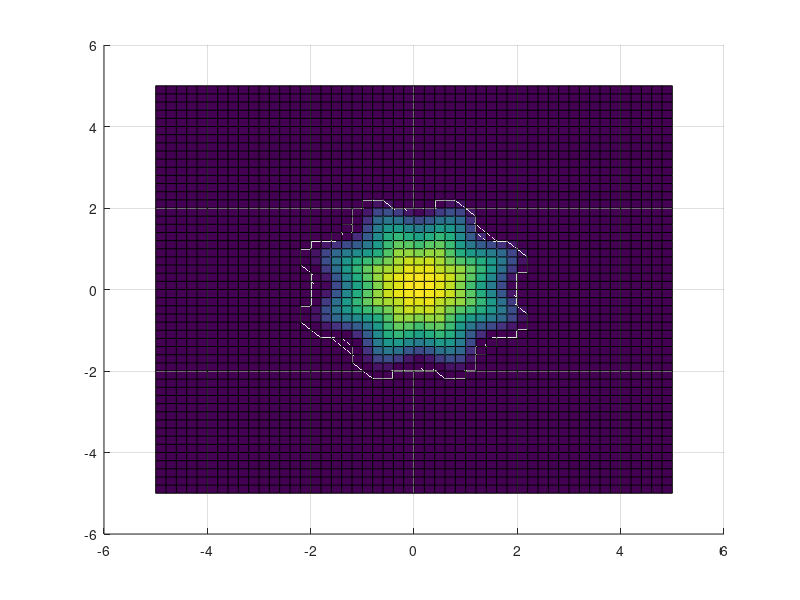

The MATLAB script that drew this image: (Note: this script raises an error after producing the figure.)
%% 
% Solving the reaction-diffusion systems in the paper directly instead of decoupling 
% the two eqns
% 
% Bcs: Neumann + Neumann

clc;clear;
close;
filename='final_lambda40_l8.gif'; %record evolution


% Parameters
lm = -5; lp = 5;   % Length of the domain 
t0 = 0;      % Initial time
T = 2000;                % Final time      
Mx = 51;       My = 51;      
%N = 101;     % Number of grid points
dx = (lp-lm)/(Mx-1);  % Spatial step size dx 
dy = (lp-lm)/(My-1);  % Spatial step size dy 
dt = 0.001;    % Time step size  dt
m = 40;        % power
tol = 1e-2;

% Initialize grid
x = [lm :dx :lp];    % x row
y = [lm :dy :lp]' ;  % y column
%t = [t0: dt: T];
r = (x.^2 + y.^2).^(1/2);

G0 = 1;
lambda = 40; % consumption rate %0.8  %2 %100 
tau = 1/10; % characteristic time scale   %adjust as 1/10
c_B = 100; % concentration in the background surrounding liquid

% initial condition
delta = 0.05;
l = 8;
u0 = max(1 -(x.^2+y.^2)./4 .* (1+0.1*cos(l*atan2(y,x))).^2,0 )';
c_simi = @(r,t) max( 1 - m /(4*(m+1)^2) .*(r.*(t+1).^(-1/(2*m+2))).^2  , 0 ).^(1/m).*(t+1).^(-1/(m+1));
c0 = c_simi(r,0)';
%c0 = c_B*ones(Mx,My)';
c = zeros(Mx,My);

% initial surface
surf(x,y,u0')
legend ('intial u')
surf(x,y,u0')
view(2)
%hold 

t = [];
t1 = t0;
n = 0;           % record number of evolution
T_track = [ ];   % keep track of T
dt_track = [ ];  % keep track of dt
dt0 = dt;

tic
% Loop over time steps
while t1 < T   
    %if the last 5 point of u is not zero, stop evolution
    if ( u0(Mx-10,My-10) ~= 0 )
        break
    else
        
        % Compute the next time step
        u = u0;
        c = c0;
        % Perform a full step 
        [uA,cA,Psi] = timestep(G0,lambda,tau,c_B,dx,dy,dt,u0,c0,Mx,My,m);
        
        % Perform two half steps 
        [u1,c1,Psi_1] = timestep(G0,lambda,tau,c_B,dx,dy,dt/2,u0,c0,Mx,My,m);
        [u2,c2,Psi_2] = timestep(G0,lambda,tau,c_B,dx,dy,dt/2,u0,c0,Mx,My,m);
        
        % Calculate the error estimate
        err = max(max(abs(uA - u2)));
        
        % Check if the error is within a desired tolerance
        if (err < tol )
            % Accept the step
            n = n+1;
            u0 = uA;
            c0 = cA;
            
            t = [t t1+dt];
            T_track = [T_track t1]; % keep total time of T
            
            surf(x,y,u')
            view(2)
            %immediately refresh the current drawing window
            drawnow;
            %get the current drawing window's image and return image data related to movie frames
            im=frame2im(getframe(gcf)); 
            %Convert RGB images to index images
            [A,map]=rgb2ind(im,256);     
            if n==1
                % write the specified gif file in overwrite mode first
                imwrite(A,map,filename,'gif','LoopCount',Inf,'DelayTime',0.05);
            else
                %write each frame into a gif file in append mode again
                imwrite(A,map,filename,'gif','WriteMode','append','DelayTime',0.05);
            end
                        
            dt0 = dt;
            dt_track = [dt_track dt0];  % keep track of dt
            dt = 0.98*dt *abs(tol/err).^(0.2);
        else
            % Reject the step and decrease the time step size
            dt = dt/2;
        end    
        t1 = t1+dt0;    
    end
end
toc
%%
function [u,c,Psi] = timestep(G0,lambda,tau,c_B,dx,dy,dt,u0,c0,Mx,My,m)
    u = u0;
    c = c0;
    %jj = jj+1 ;
    for k=1:10  %(newton iterations at each time)        

       % define Psi 
       for j = 1:My
           for i = 1:Mx
               % define a function H(u) (depends on density u) to turn off terms (inside and outside tumor)
               k1 = 10;
               if u(i,j) <= 0, H(i,j) = 0; else, H(i,j) = tanh(k1*u(i,j)); end       
               % derivative of H (dH)
               if u(i,j) <= 0, dH(i,j) = 0; else, dH(i,j) = k1*(sech(k1*u(i,j)))^2; end       
               % define \Psi(u,c) from H(u), where \Psi depends both on density (u) and concentration (c) 
               Psi(i,j) = -(c_B - c(i,j)) + ( lambda*u(i,j) *c(i,j) + (c_B - c(i,j)) ) * H(i,j) ;
               % derivatives of Psi w.r.t u (Psi_u(i)) and w.r.t c (Psi_c(i))
               Psi_u(i,j) = lambda*c(i,j)*H(i,j) + lambda*u(i,j)*c(i,j)*dH(i,j) + (c_B-c(i,j))*dH(i,j); %product rule
               Psi_c(i,j) = 1 + H(i,j)*lambda*u(i,j) - H(i,j);
            end  %end i = 1:Mx
        end  % end j = 1:My
       
        % calculate F
        for j = 1:My
           for i = 1:Mx
               uc = u(i,j); % center pt
               cc = c(i,j);
               if (i==1),  um = u(i+1,j); else, um = u(i-1,j); end 
               if (i==Mx), up = u(i-1,j); else, up = u(i+1,j); end
               if (j==1),  ud = u(i,j+1); else, ud = u(i,j-1); end   
               if (j==My), uu = u(i,j-1); else, uu = u(i,j+1); end     
               Fu(i,j) = uc - u0(i,j) - (m/(m+1))*(dt/dx^2)*(up^(m+1)-2*uc^(m+1) ...
                         +um^(m+1))-(m/(m+1))*(dt/dy^2)*(uu^(m+1)-2*uc^(m+1)+ud^(m+1)) - dt*uc*G0*cc;    
              
               if (i==1),  cm = c(i+1,j); else, cm = c(i-1,j); end 
               if (i==Mx), cp = c(i-1,j); else, cp = c(i+1,j); end
               if (j==1),  cd = c(i,j+1); else, cd = c(i,j-1); end   
               if (j==My), cu = c(i,j-1); else, cu = c(i,j+1); end 
               Fc(i,j) = ( c(i,j) - c0(i,j) ) - (dt/dx^2)*(cp-2*c(i,j) ...
                         +cm)/tau - (dt/dy^2)*(cu-2*c(i,j)+cd)/tau + dt*Psi(i,j)/tau ;
           end % end i
        end   %F

        F = [Fu; Fc];

         % Jacobian matrix is composed by block matrix A, B, C, D (see notes)
         % x direction
         % A: Fu w.r.t. u w.r.t x: JxA  
        for j = 1: My
            JxA=zeros(Mx,Mx); 
            JxB=zeros(Mx,Mx); 
            JxC1=zeros(Mx,Mx); 
            JxD1=zeros(Mx,Mx); 
            for  i = 2:Mx-1    
                JxA(i,i-1) = - (m/(m+1)) * (dt/dx^2) * 1*(m+1)*u(i-1,j)^m ;
                JxA(i,i) = 1 - (m/(m+1)) * (dt/dx^2) * ( (-2)*(m+1)*u(i,j)^m ) - dt*G0*c(i,j) ;
                JxA(i,i+1) = -  (m/(m+1)) * (dt/dx^2) * 1*(m+1)*u(i+1,j)^m ;

                JxD1(i, i-1) = -(dt/dx^2)/tau;
                JxD1(i, i) = 1.0 + 2*(dt/dx^2)/tau + (7/8)*dt*Psi_c(i,j)/tau ;
                JxD1(i, i+1) = -(dt/dx^2)/tau;

                JxB(i,i) = -dt*u(i,j)*G0;

                JxC1(i,i) =  (7/8)*dt*Psi_u(i,j)/tau;
                
            end 
            
            % boundary
            JxA(1, 1) = 1 +2*(m/(m+1)) * (dt/dx^2)*(m+1)*u(1,j)^m - dt*G0*c(1,j);  
            JxA(1, 2) = -2*(m/(m+1)) * (dt/dx^2)*(m+1)*u(2,j)^m;  
            JxA(Mx, Mx-1) = -2*(m/(m+1)) *(dt/dx^2)*(m+1)*u(Mx-1,j)^m;  
            JxA(Mx, Mx) = 1 +2*(m/(m+1)) *(dt/dx^2)*(m+1)*u(Mx,j)^m - dt*G0*c(Mx,j);

            JxD1(1, 1) = 1.0 +2*(dt/dx^2)/tau+(7/8)*dt*Psi_c(1,j)/tau;
            JxD1(1, 2) = -2*(dt/dx^2)/tau;
            JxD1(Mx, Mx-1) = -2*(dt/dx^2)/tau;
            JxD1(Mx, Mx) = 1.0 + 2*(dt/dx^2)/tau+(7/8)*dt*Psi_c(Mx,j)/tau ;
            
            JxB(1,1) = -dt*u(1,j)*G0;
            JxB(Mx,Mx) = -dt*u(Mx,j)*G0;
            
            JxC1(1,1) =  (7/8)*dt*Psi_u(1,j)/tau;
            JxC1(Mx,Mx) =  (7/8)*dt*Psi_u(Mx,j)/tau;

            % form Jx
            Jx = [JxA JxB ; JxC1 JxD1];             
            Vx(:,j)= -sparse(Jx) \ F(:,j);            
        end
        
        %VVx = zeros(1*Mx,2*My) ;
        VVx = [Vx(1:Mx,:) Vx(Mx+1:2*Mx,:)];
        %break
        
        % y direction
        % A: Fu w.r.t. u w.r.t y: JyA
        for i = 1: Mx
            JyA=zeros(My,My);
            JyB=zeros(My,My);
            JyC1=zeros(My,My);
            JyD1=zeros(My,My);
            for j = 2:My-1
                 JyA(j, j-1) = -(m/(m+1)) * (m+1)*(dt/dy^2)*u(i,j-1)^m ; 
                 JyA(j, j) = 1+2*(m/(m+1)) * (m+1)*(dt/dy^2)*u(i,j)^m - dt*G0*c(i,j) ; 
                 JyA(j, j+1) = -(m/(m+1)) * (m+1)*(dt/dy^2)*u(i,j+1)^m ; 

                 JyD1(j, j-1) =-(dt/dy^2)/tau;
                 JyD1(j, j) = 1.0 + 2*(dt/dy^2)/tau + (1/8)*dt*Psi_c(i,j)/tau ;
                 JyD1(j, j+1) = -(dt/dy^2)/tau;

                 JyB(j, j) = -dt*u(i,j)*G0;

                 JyC1(j, j) =  (1/8)*dt*Psi_u(i,j)/tau;
            end

            % boundary
            JyA(1, 1) = 1 +2*(m/(m+1)) * (dt/dy^2)*(m+1)*u(i,1)^m - dt*G0*c(i,1) ; 
            JyA(1, 2) = -(m/(m+1)) * (dt/dy^2)*(m+1)*2*u(i,2)^m ;
            JyA(My, My-1) = -2*(m/(m+1)) * (dt/dy^2)*(m+1)*u(i,My-1)^m ;
            JyA(My, My) = 1 +2*(m/(m+1)) * (dt/dy^2)*(m+1)*u(i,My)^m - dt*G0*c(i,My) ;

            JyD1(1, 1) = 1.0 + 2*(dt/dy^2)/tau + (1/8)*dt*Psi_c(i,1)/tau;
            JyD1(1, 2) = -2*(dt/dy^2)/tau;
            JyD1(My, My-1) = -2*(dt/dy^2)/tau  ;
            JyD1(My, My) = 1.0 + 2*(dt/dy^2)/tau +(1/8)*dt*Psi_c(i,My)/tau;

            JyB(1, 1) = -dt*u(i,1)*G0;
            JyB(My, My) = -dt*u(i,My)*G0;

            JyC1(1, 1) =  (1/8)*dt*Psi_u(i,1)/tau;
            JyC1(My, My) =  (1/8)*dt*Psi_u(i,My)/tau;
    
            % form Jy
            Jy = [JyA JyB ; JyC1 JyD1];
            
            Wy(i,:) = sparse(Jy) \ VVx(i,:)';        
        end
        
        delta_u = Wy(:,1:My);
        delta_c = Wy(:,My+1:2*My);
        u = u + delta_u;
        c = c + delta_c;
        
    end % end newton iteration
end